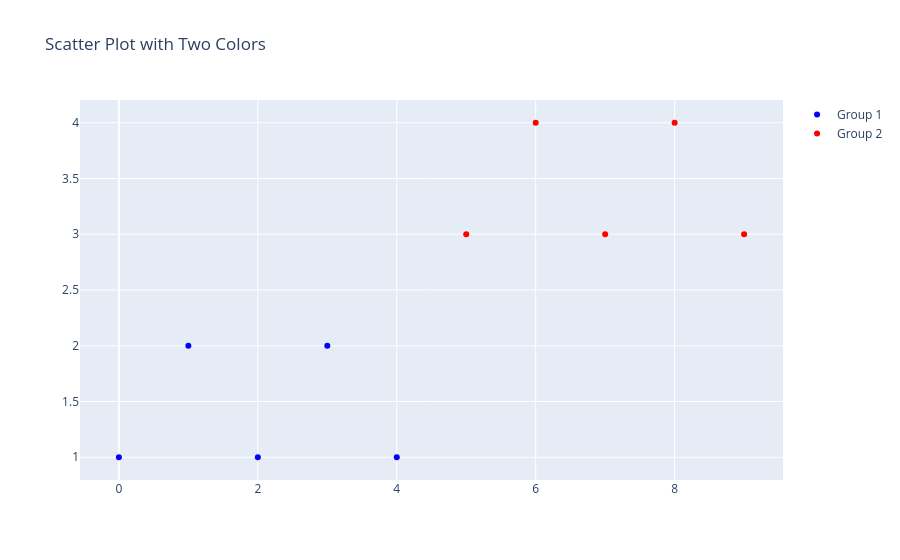

The cell this chart's notebook holds for it:
### Code cell
import plotly.graph_objects as go

# Split data manually
x1 = [0, 1, 2, 3, 4]
y1 = [1, 2, 1, 2, 1]

x2 = [5, 6, 7, 8, 9]
y2 = [3, 4, 3, 4, 3]

# Create plot
fig = go.Figure()

fig.add_trace(go.Scatter(x=x1, y=y1, mode='markers', name='Group 1', marker=dict(color='blue')))
fig.add_trace(go.Scatter(x=x2, y=y2, mode='markers', name='Group 2', marker=dict(color='red')))

fig.update_layout(title='Scatter Plot with Two Colors')
fig.show()

### Figure 1 — Plotly figure (JSON) as saved in the notebook; plotly's stock layout.template omitted (floating-point values rounded to 4 significant figures)
{"data": [{"marker": {"color": "blue"}, "mode": "markers", "name": "Group 1", "type": "scatter", "x": [0, 1, 2, 3, 4], "y": [1, 2, 1, 2, 1]}, {"marker": {"color": "red"}, "mode": "markers", "name": "Group 2", "type": "scatter", "x": [5, 6, 7, 8, 9], "y": [3, 4, 3, 4, 3]}], "layout": {"title": {"text": "Scatter Plot with Two Colors"}}}
